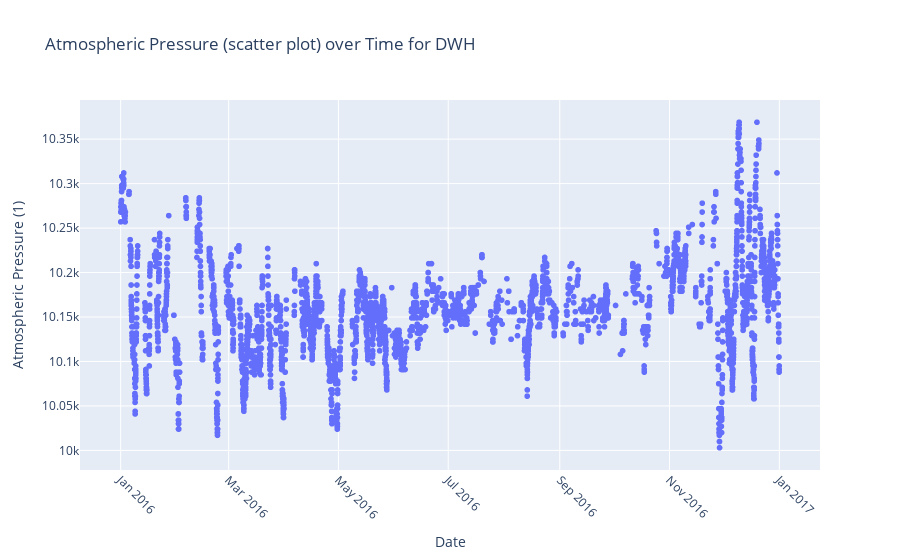

The cell this chart's notebook holds for it:
### Markdown cell above
Pressure on time plot for an `airport`

### Code cell
def plot_pressure_time(airport_code):
    data_filtered = data[data['airport_code'] == airport_code]
    data_filtered['date'] = pd.to_datetime(data_filtered['date'])

    # Creating interactive graphics with Plotly
    fig = px.scatter(data_filtered, x='date', y='atmospheric_pressure_1', 
                     title=f'Atmospheric Pressure (scatter plot) over Time for {airport_code}',
                     labels={'date': 'Date', 'atmospheric_pressure_1': 'Atmospheric Pressure (1)'})

    fig.update_xaxes(tickangle=45)
    fig.show()

plot_pressure_time('DWH')

### Figure 1 — Plotly figure (JSON) as saved in the notebook; plotly's stock layout.template omitted (floating-point values rounded to 4 significant figures; data arrays with more than 128 entries replaced by an {"elided": "..."} marker saying what was removed)
{"data": [{"hovertemplate": "Date=%{x}<br>Atmospheric Pressure (1)=%{y}<extra></extra>", "legendgroup": "", "marker": {"color": "#636efa", "symbol": "circle"}, "mode": "markers", "name": "", "showlegend": false, "type": "scattergl", "x": {"elided": "4665 str values"}, "xaxis": "x", "y": {"elided": "4665 int values"}, "yaxis": "y"}], "layout": {"legend": {"tracegroupgap": 0}, "title": {"text": "Atmospheric Pressure (scatter plot) over Time for DWH"}, "xaxis": {"anchor": "y", "domain": [0, 1], "tickangle": 45, "title": {"text": "Date"}}, "yaxis": {"anchor": "x", "domain": [0, 1], "title": {"text": "Atmospheric Pressure (1)"}}}}
